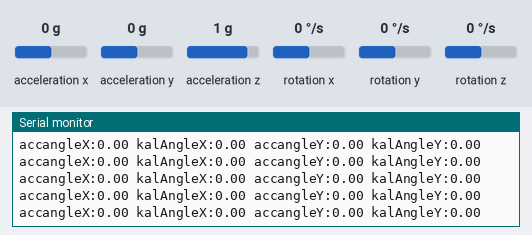
Simulated run of this sketch. Board: Arduino Uno, built with avr-gcc and run on an emulated ATmega328P. Parts: the last lines printed to the serial monitor. Wiring (inferred from the names in the program): MPU-6050 motion sensor at I2C address 0x68. The test bench sets the inputs (shaded band); at power-on: acceleration x 0 g, acceleration y 0 g, acceleration z 1 g, rotation y 0 °/s, rotation x 0 °/s, rotation z 0 °/s.

Above: at 2.0 s.
2.1 s: acceleration x set to -1.4 g
At 2.16 s:
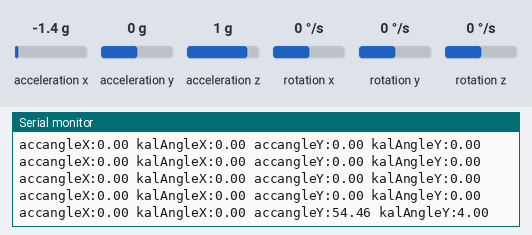
5.1 s: acceleration y set to -1.4 g
At 5.19 s:
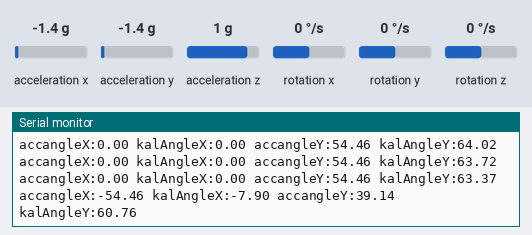
6.6 s: acceleration z set to -1.4 g
At 6.66 s:
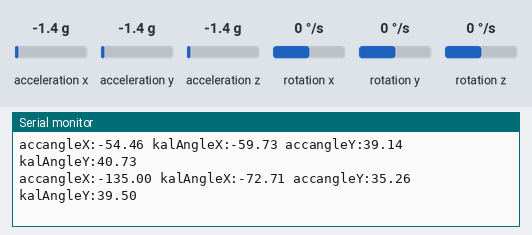
9.6 s: rotation y set to -192 °/s
At 9.65 s:
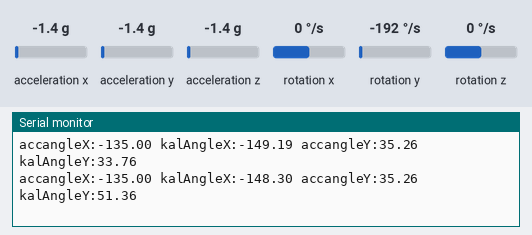
12.6 s: rotation x set to 192 °/s
At 12.66 s:
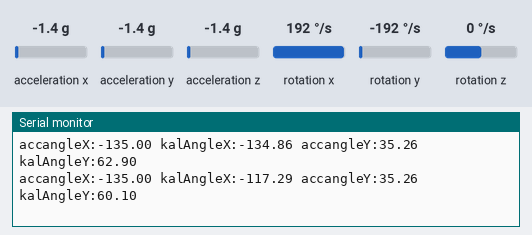
15.6 s: acceleration x set to -0.8 g
At 15.66 s:
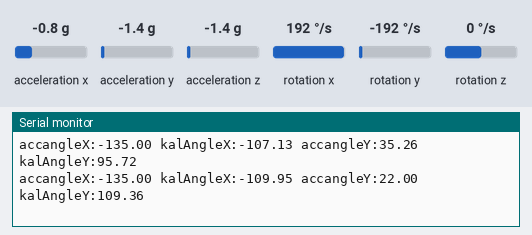
Timing chart, 0 to 18.6 s (numbered marks = the images above; inputs shaded):
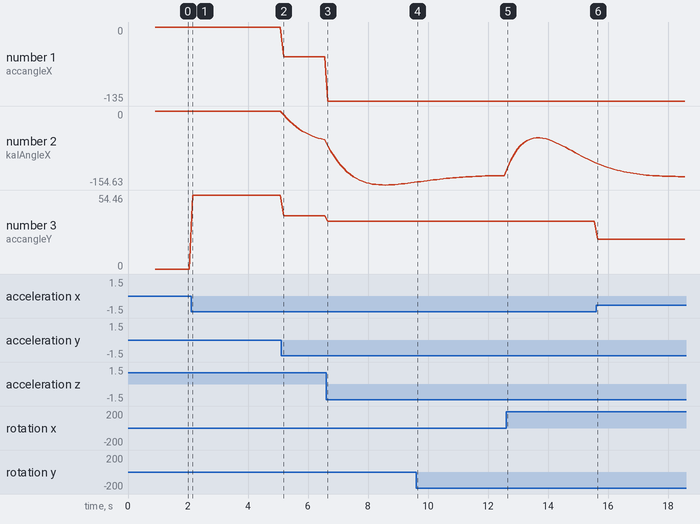

The sketch:

Kalman_MPU6050.ino
```cpp
/******加速度计无法计算偏航角，陀螺仪计算偏航有漂移，需与磁力计融合******/
#include <Wire.h>
#include <Kalman.h>
#define RESTRICT_PITCH
#define fRad2Deg  57.295779513f //将弧度转为角度的乘数
#define fDeg2Rad  0.0174532925f
#define MPU 0x68 //MPU-6050的I2C地址
#define nValCnt 7 //一次读取寄存器的数量

float kalAngleX, kalAngleY; //横滚、俯仰、偏航角的卡尔曼融合值
Kalman kalmanX; // 实例化卡尔曼滤波
Kalman kalmanY;
//Kalman kalmanZ;
long timer;

void setup() {
  Serial.begin(9600); //初始化串口，指定波特率
  Wire.begin(); //初始化Wire库
  WriteMPUReg(0x6B, 0); //启动MPU6050
  //WriteMPUReg(0x6A, ReadMPUReg(0x6A)&0xDF);
  WriteMPUReg(0x37, ReadMPUReg(0x37)|0x02);  //开启mpu6050的IIC直通，连接磁场传感器
  float realVals[nValCnt];
  for(int i=0;i<500;i++)ReadAccGyr(realVals); //读出测量值
  float roll,pitch;
  GetRollPitch(realVals,&roll,&pitch);
  roll *= fRad2Deg; pitch *= fRad2Deg;
  kalmanX.setAngle(roll); // 设置初始角
  kalmanY.setAngle(pitch);

  timer = micros(); //计时
}

void loop() {
  float realVals[nValCnt];
  ReadAccGyr(realVals); //读出测量值

  double dt = (double)(micros() - timer) / 1000000; // 计算时间差
  timer = micros();  //更新时间

  float roll,pitch;
  GetRollPitch(realVals,&roll,&pitch);

  float gyroXrate = realVals[4] / 131.0; // 转换到角度/秒
  float gyroYrate = realVals[5] / 131.0;
  // 解决加速度计角度在-180度和180度之间跳跃时的过渡问题
  roll *= fRad2Deg; pitch *= fRad2Deg;
  if ((roll < -90 && kalAngleX > 90) || (roll > 90 && kalAngleX < -90)) {
    kalmanX.setAngle(roll);
    kalAngleX = roll;
  }
  else{
    kalAngleX = kalmanX.getAngle(roll, gyroXrate, dt); // 卡尔曼融合
  }
  if (abs(kalAngleX) > 90) gyroYrate = -gyroYrate; // 限制的加速度计读数
  kalAngleY = kalmanY.getAngle(pitch, gyroYrate, dt);  //对俯仰角滤波

  Serial.print("accangleX:");Serial.print(roll);
  Serial.print(" kalAngleX:");Serial.print(kalAngleX);
  Serial.print(" accangleY:");Serial.print(pitch);
  Serial.print(" kalAngleY:");Serial.print(kalAngleY);
  Serial.print("\r\n");
  delay(100);
}


//从MPU6050读出加速度计三个分量、温度和三个角速度计
//保存在指定的数组中
void ReadAccGyr(float *pVals) {
  Wire.beginTransmission(MPU);
  Wire.write(0x3B);
  Wire.requestFrom(MPU, nValCnt * 2, true);
  Wire.endTransmission(true);
  for (int i = 0; i < nValCnt; ++i) {
    pVals[i] = Wire.read() << 8 | Wire.read();
  }
}

//算得Roll角。
void GetRollPitch(float *pRealVals,float* roll,float* pitch) {
#ifdef RESTRICT_PITCH
  float fNorm = sqrt(pRealVals[1] * pRealVals[1] + pRealVals[2] * pRealVals[2]);
  *pitch = atan2(-pRealVals[0],fNorm);
  *roll = atan2(pRealVals[1],pRealVals[2]);  //atan2和atan作用相同，但atan2在除数是0时也可以计算，所以尽量使用atan2
#else
  float fNorm = sqrt(pRealVals[2] * pRealVals[2] + pRealVals[0] * pRealVals[0]);
  *roll = atan2(pRealVals[1],fNorm);
  *pitch = atan2(-pRealVals[0],pRealVals[2]);
#endif
}

//向MPU6050写入一个字节的数据
//指定寄存器地址与一个字节的值
void WriteMPUReg(int nReg, unsigned char nVal) {
  Wire.beginTransmission(MPU);
  Wire.write(nReg);
  Wire.write(nVal);
  Wire.endTransmission(true);
}

//从MPU6050读出一个字节的数据
//指定寄存器地址，返回读出的值
unsigned char ReadMPUReg(int nReg) {
  Wire.beginTransmission(MPU);
  Wire.write(nReg);
  Wire.requestFrom(MPU, 1, true);
  Wire.endTransmission(true);
  return Wire.read();
}
```

Measured:
- after the input at 2.1 s, the serial monitor: prints a new line after 0.05 s (image 1)
- after the input at 5.1 s, the serial monitor: prints a new line after 0.09 s (image 2)
- after the input at 6.6 s, the serial monitor: prints a new line after 0.05 s (image 3)
- after the input at 9.6 s, the serial monitor: prints a new line after 0.05 s (image 4)
- after the input at 12.6 s, the serial monitor: prints a new line after 0.05 s (image 5)
- after the input at 15.6 s, the serial monitor: prints a new line after 0.05 s (image 6)
- plotted number 1: 0 → -54.46 after the input at 5.1 s, -54.46 → -135 after the input at 6.6 s
- plotted number 2: 0 → -59.73 after the input at 5.1 s, -59.73 → -149.19 after the input at 6.6 s, -149.19 → -134.86 after the input at 9.6 s, -134.86 → -107.13 after the input at 12.6 s
